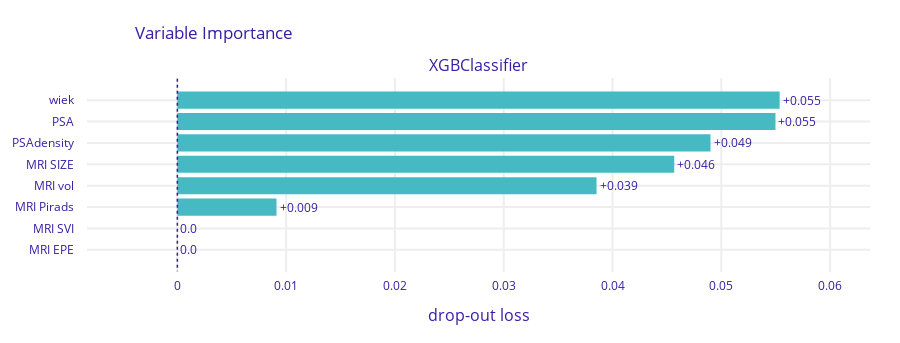

The notebook cell this image was saved under:
### Code cell
explainer = dx.Explainer(model, features, target)
importances = explainer.model_parts()
importances.plot()

### Figure 1 — Plotly figure (JSON) as saved in the notebook; plotly's stock layout.template omitted (floating-point values rounded to 4 significant figures)
{"data": [{"base": 0, "hoverinfo": "text", "hoverlabel": {"bgcolor": "rgba(0,0,0,0.8)"}, "hovertext": ["Model: XGBClassifier loss after<br>variable: wiek is permuted: 0.055<br>Drop-out loss change: +0.055", "Model: XGBClassifier loss after<br>variable: PSA is permuted: 0.055<br>Drop-out loss change: +0.055", "Model: XGBClassifier loss after<br>variable: PSAdensity is permuted: 0.049<br>Drop-out loss change: +0.049", "Model: XGBClassifier loss after<br>variable: MRI SIZE is permuted: 0.046<br>Drop-out loss change: +0.046", "Model: XGBClassifier loss after<br>variable: MRI vol is permuted: 0.039<br>Drop-out loss change: +0.039", "Model: XGBClassifier loss after<br>variable: MRI Pirads is permuted: 0.009<br>Drop-out loss change: +0.009", "Model: XGBClassifier loss after<br>variable: MRI SVI is permuted: 0.0<br>Drop-out loss change: -0.0", "Model: XGBClassifier loss after<br>variable: MRI EPE is permuted: 0.0<br>Drop-out loss change: -0.0"], "marker": {"color": "#46bac2"}, "orientation": "h", "showlegend": false, "text": ["+0.055", "+0.055", "+0.049", "+0.046", "+0.039", "+0.009", "0.0", "0.0"], "textposition": "outside", "type": "bar", "x": [0.05536, 0.05498, 0.04901, 0.04567, 0.03853, 0.009115, 0, 0], "xaxis": "x", "y": ["wiek", "PSA", "PSAdensity", "MRI SIZE", "MRI vol", "MRI Pirads", "MRI SVI", "MRI EPE"], "yaxis": "y"}], "layout": {"annotations": [{"font": {"size": 16}, "showarrow": false, "text": "XGBClassifier", "x": 0.5, "xanchor": "center", "xref": "paper", "y": 1, "yanchor": "bottom", "yref": "paper"}, {"font": {"size": 16}, "showarrow": false, "text": "drop-out loss", "x": 0.5, "xanchor": "center", "xref": "paper", "y": 0, "yanchor": "top", "yref": "paper", "yshift": -30}], "font": {"color": "#371ea3"}, "height": 343, "margin": {"b": 71, "r": 30, "t": 78}, "shapes": [{"line": {"color": "#371ea3", "dash": "dot", "width": 1.5}, "type": "line", "x0": 0, "x1": 0, "xref": "x", "y0": -1, "y1": 8, "yref": "y"}], "title": {"text": "Variable Importance", "x": 0.15}, "xaxis": {"anchor": "y", "automargin": true, "domain": [0, 1], "fixedrange": true, "gridwidth": 2, "range": [-0.008304, 0.06367], "tickcolor": "white", "ticklen": 3, "ticks": "outside", "type": "linear", "zeroline": false}, "yaxis": {"anchor": "x", "automargin": true, "autorange": "reversed", "domain": [0, 1], "fixedrange": true, "gridwidth": 2, "tickcolor": "white", "ticklen": 10, "ticks": "outside", "type": "category"}}}
